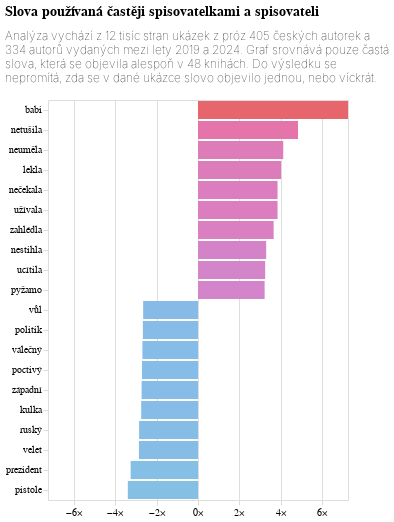

This figure's notebook cell:
### Code cell
max_abs_value = max(abs(do_grafu['rozdíl'].max()), abs(do_grafu['rozdíl'].min()))

mz_graf = alt.Chart(do_grafu, title={'text': titulek, 'subtitle': podtitulek}, width=300).mark_bar().encode(
    alt.X("rozdíl:Q", title=None, axis=alt.Axis(labelExpr="datum.label + '×'", domainOpacity=0, tickColor='#DCDDD6'), scale=alt.Scale(domain=[-max_abs_value, max_abs_value])),
    alt.Y('slovo:N', sort='-x', title=None, axis=alt.Axis(tickColor='#DCDDD6', domainOpacity=0)),
    alt.Color("rozdíl:Q", legend=None, scale=alt.Scale(range=['#84c0e4','#E7666E']))

)

mz_graf

### Figure 1 — Vega-Lite specification as saved in the notebook (floating-point values rounded to 4 significant figures)
{"config": {"title": {"font": "Noticia Text", "fontSize": 14, "anchor": "start", "fontWeight": "bolder", "subtitleFont": "Noticia Text", "subtitleFontSize": 12, "subtitleFontWeight": "lighter", "subtitlePadding": 12, "dy": -12}, "axis": {"labelFont": "Asap", "titleFont": "Asap", "fontWeight": "lighter", "titleFontWeight": "lighter", "labelFontSize": 10, "titleFontSize": 10, "labelPadding": 2, "titlePadding": 10}, "legend": {"labelFont": "Asap", "labelFontWeight": "normal", "titleFont": "Asap", "titleFontWeight": "normal", "labelFontSize": 10, "titleFontSize": 10}}, "data": {"name": "data-6b74de1fc7d892b37ee62c5fcbb71893"}, "mark": {"type": "bar"}, "encoding": {"color": {"field": "rozdíl", "legend": null, "scale": {"range": ["#84c0e4", "#E7666E"]}, "type": "quantitative"}, "x": {"axis": {"domainOpacity": 0, "labelExpr": "datum.label + '×'", "tickColor": "#DCDDD6"}, "field": "rozdíl", "scale": {"domain": [-7.257, 7.257]}, "title": null, "type": "quantitative"}, "y": {"axis": {"domainOpacity": 0, "tickColor": "#DCDDD6"}, "field": "slovo", "sort": "-x", "title": null, "type": "nominal"}}, "title": {"text": ["Slova používaná častěji spisovatelkami a spisovateli"], "subtitle": ["Analýza vychází z 12 tisíc stran ukázek z próz 405 českých autorek a", "334 autorů vydaných mezi lety 2019 a 2024. Graf srovnává pouze častá", "slova, která se objevila alespoň v 48 knihách. Do výsledku se", "nepromítá, zda se v dané ukázce slovo objevilo jednou, nebo víckrát."]}, "width": 300, "$schema": "https://vega.github.io/schema/vega-lite/v5.8.0.json", "datasets": {"data-6b74de1fc7d892b37ee62c5fcbb71893": [{"slovo": "babi", "rozdíl": 7.257, "mz": "ženské autorky"}, {"slovo": "netušila", "rozdíl": 4.838, "mz": "ženské autorky"}, {"slovo": "neuměla", "rozdíl": 4.123, "mz": "ženské autorky"}, {"slovo": "lekla", "rozdíl": 4.02, "mz": "ženské autorky"}, {"slovo": "nečekala", "rozdíl": 3.849, "mz": "ženské autorky"}, {"slovo": "užívala", "rozdíl": 3.849, "mz": "ženské autorky"}, {"slovo": "zahlédla", "rozdíl": 3.66, "mz": "ženské autorky"}, {"slovo": "nestihla", "rozdíl": 3.299, "mz": "ženské autorky"}, {"slovo": "ucítila", "rozdíl": 3.25, "mz": "ženské autorky"}, {"slovo": "pyžamo", "rozdíl": 3.224, "mz": "ženské autorky"}, {"slovo": "vůl", "rozdíl": -2.653, "mz": "mužští autoři"}, {"slovo": "politik", "rozdíl": -2.668, "mz": "mužští autoři"}, {"slovo": "válečný", "rozdíl": -2.689, "mz": "mužští autoři"}, {"slovo": "poctivý", "rozdíl": -2.71, "mz": "mužští autoři"}, {"slovo": "západní", "rozdíl": -2.728, "mz": "mužští autoři"}, {"slovo": "kulka", "rozdíl": -2.749, "mz": "mužští autoři"}, {"slovo": "ruský", "rozdíl": -2.85, "mz": "mužští autoři"}, {"slovo": "velet", "rozdíl": -2.858, "mz": "mužští autoři"}, {"slovo": "prezident", "rozdíl": -3.259, "mz": "mužští autoři"}, {"slovo": "pistole", "rozdíl": -3.395, "mz": "mužští autoři"}]}}
